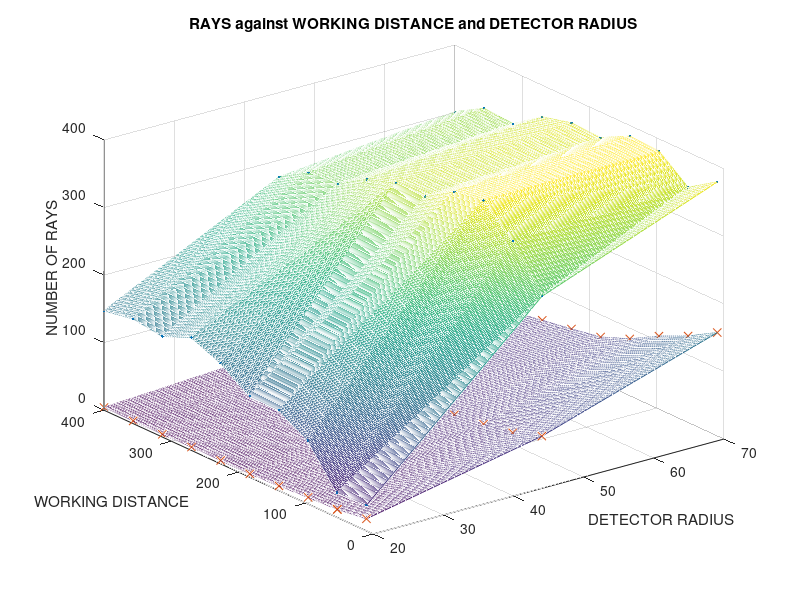
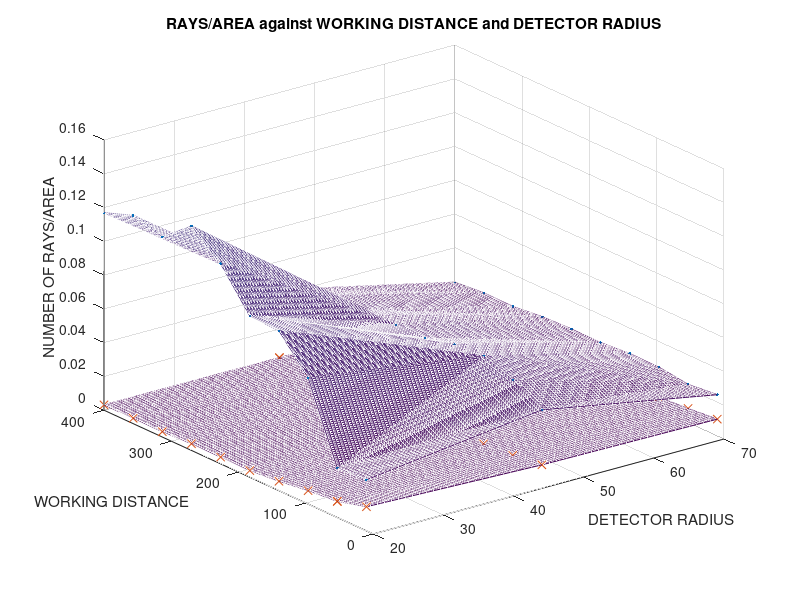
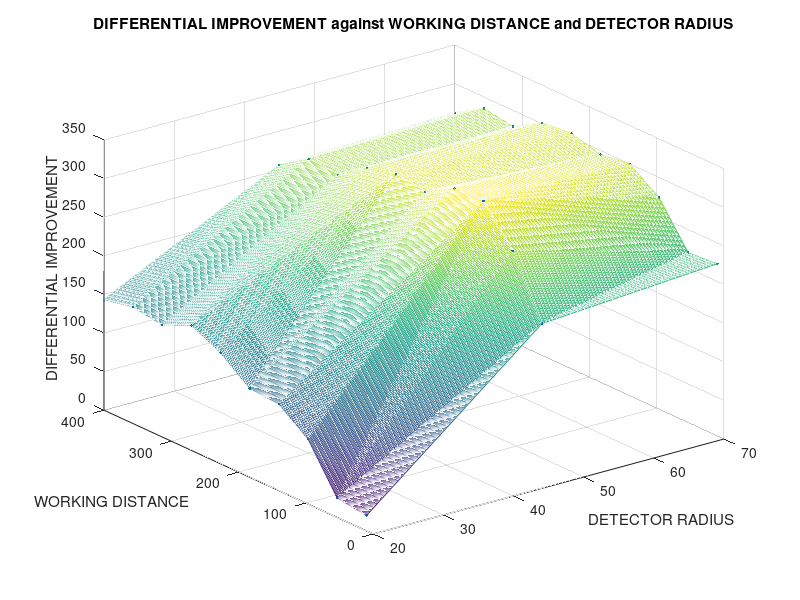
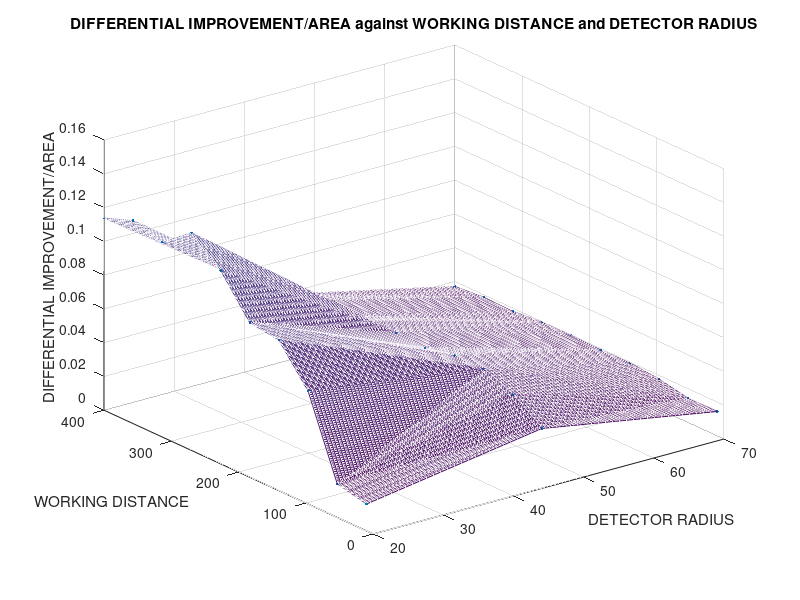

Write MATLAB code to recreate these figures, in order.
clear all
close all
clc

load('awi_150sapphire_dr_wd_fresnel.mat')

dr = avi_150sapphire_dr_wd_fresnel(:,9);
wd = avi_150sapphire_dr_wd_fresnel(:,7);
base_rays = avi_150sapphire_dr_wd_fresnel(:,10);
n_rays =avi_150sapphire_dr_wd_fresnel(:,11);
base_rays_area = avi_150sapphire_dr_wd_fresnel(:,14);
n_rays_area = avi_150sapphire_dr_wd_fresnel(:,15);
diff_improvement = avi_150sapphire_dr_wd_fresnel(:,16);
diff_improvement_area = avi_150sapphire_dr_wd_fresnel(:,17);
[xq,yq] = meshgrid(20:.5:70,10:1:400);

figure(1);
scatter3(dr,wd,n_rays,'.');
hold on;
scatter3(dr,wd,base_rays,'x');
zq = griddata(dr,wd,n_rays,xq,yq);
mesh(xq,yq,zq);
zq = griddata(dr,wd,base_rays,xq,yq);
mesh(xq,yq,zq);
title('RAYS against WORKING DISTANCE and DETECTOR RADIUS');
ylabel('WORKING DISTANCE');
xlabel('DETECTOR RADIUS');
zlabel('NUMBER OF RAYS');

figure(2);
scatter3(dr,wd,n_rays_area,'.');
hold on;
scatter3(dr,wd,base_rays_area,'x');
zq = griddata(dr,wd,n_rays_area,xq,yq);
mesh(xq,yq,zq);
zq = griddata(dr,wd,base_rays_area,xq,yq);
mesh(xq,yq,zq);
title('RAYS/AREA against WORKING DISTANCE and DETECTOR RADIUS');
ylabel('WORKING DISTANCE');
xlabel('DETECTOR RADIUS');
zlabel('NUMBER OF RAYS/AREA');

figure(3);
scatter3(dr,wd,diff_improvement,'.');
hold on;
zq = griddata(dr,wd,diff_improvement,xq,yq);
mesh(xq,yq,zq);
title('DIFFERENTIAL IMPROVEMENT against WORKING DISTANCE and DETECTOR RADIUS');
ylabel('WORKING DISTANCE');
xlabel('DETECTOR RADIUS');
zlabel('DIFFERENTIAL IMPROVEMENT');

figure(4);
scatter3(dr,wd,diff_improvement_area,'.');
hold on;
zq = griddata(dr,wd,diff_improvement_area,xq,yq);
mesh(xq,yq,zq);
title('DIFFERENTIAL IMPROVEMENT/AREA against WORKING DISTANCE and DETECTOR RADIUS');
ylabel('WORKING DISTANCE');
xlabel('DETECTOR RADIUS');
zlabel('DIFFERENTIAL IMPROVEMENT/AREA');